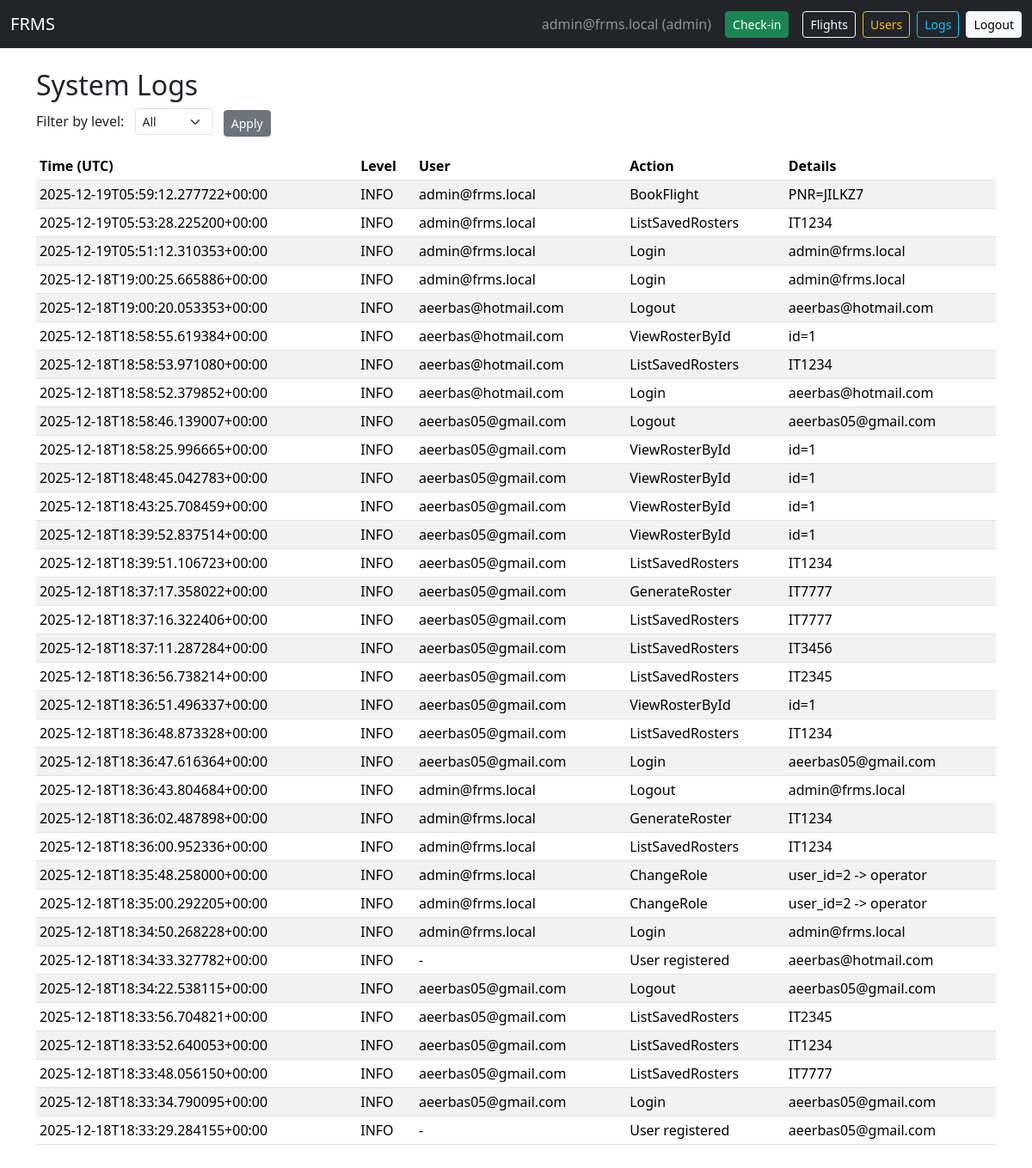
Before: /admin/logs (signed in) with the older database file.
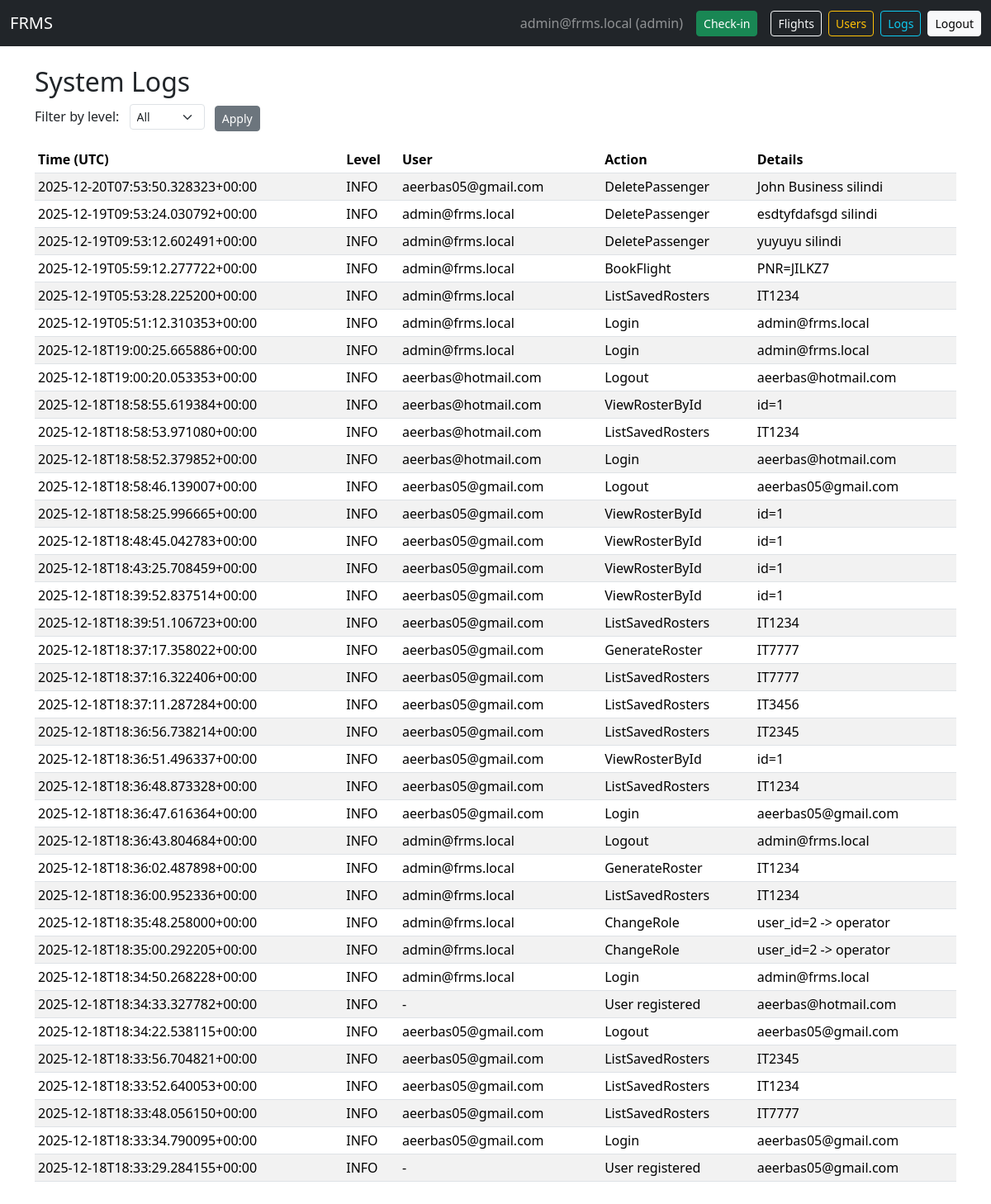
After: the same page with the newer database file.
### tables this page shows
CREATE TABLE users (
            id INTEGER PRIMARY KEY AUTOINCREMENT,
            email TEXT UNIQUE NOT NULL,
            password_hash TEXT NOT NULL,
            role TEXT NOT NULL DEFAULT 'viewer'  -- admin, operator, viewer
        );

CREATE TABLE logs (
            id INTEGER PRIMARY KEY AUTOINCREMENT,
            timestamp TEXT NOT NULL,
            user_email TEXT,
            level TEXT NOT NULL,
            action TEXT NOT NULL,
            details TEXT
        );

### app.py (the view)
@app.route("/admin/logs")
@login_required(role="admin")
def view_logs():
    db = get_db()
    level = request.args.get("level")
    sql = "SELECT * FROM logs WHERE level=? ORDER BY timestamp DESC LIMIT 200" if level else "SELECT * FROM logs ORDER BY timestamp DESC LIMIT 200"
    logs = db.execute(sql, (level,) if level else ()).fetchall()
    return render_template("logs.html", user=current_user(), logs=logs, level=level)

### app.py (called while the page is built)
def get_db():
    if "db" not in g:
        g.db = sqlite3.connect(DATABASE)
        g.db.row_factory = sqlite3.Row
    return g.db

def current_user():
    if "user_id" not in session: return None
    return get_db().execute("SELECT * FROM users WHERE id = ?", (session["user_id"],)).fetchone()

def login_required(role=None):
    from functools import wraps
    def decorator(func):
        @wraps(func)
        def wrapper(*args, **kwargs):
            user = current_user()
            if user is None:
                flash("Please log in first.", "warning")
                return redirect(url_for("login", next=request.path))
            if role and user["role"] != role:
                flash("Unauthorized.", "danger")
                return redirect(url_for("dashboard"))
            return func(*args, **kwargs)
        return wrapper
    return decorator

### templates/logs.html (shortened to what this page needs)
{% extends "base.html" %}
{% block content %}
<h2>System Logs</h2>
<form method="get" class="mb-3">
  <label class="form-label me-2">Filter by level:</label>
  <select name="level" class="form-select form-select-sm d-inline-block w-auto me-2">
    <option value="">All</option>
  </select>
  <button class="btn btn-sm btn-secondary">Apply</button>
</form>
<div class="table-responsive">
  <table class="table table-sm table-striped">
    <thead>
      <tr>
        <th>Time (UTC)</th>
        <th>Level</th>
        <th>User</th>
        <th>Action</th>
        <th>Details</th>
      </tr>
    </thead>
    <tbody>
      {% for log in logs %}
      <tr>
        <td>{{ log['timestamp'] }}</td>
        <td>{{ log['level'] }}</td>
        <td>{{ log['user_email'] or '-' }}</td>
        <td>{{ log['action'] }}</td>
        <td>{{ log['details'] }}</td>
      </tr>
      {% endfor %}
    </tbody>
  </table>
</div>
{% endblock %}

### templates/base.html (shortened to what this page needs)
<!doctype html>
<html lang="en">
<head>
  <link href="https://cdn.jsdelivr.net/npm/bootstrap@5.3.2/dist/css/bootstrap.min.css" rel="stylesheet">
</head>
<body>
  <nav class="navbar navbar-expand-lg navbar-dark bg-dark mb-4">
    <div class="container-fluid">
      <a class="navbar-brand" href="{{ url_for('home') }}">FRMS</a>
      <div class="d-flex align-items-center">
        {% if user %}
        <span class="navbar-text me-3 text-white-50">{{ user['email'] }} ({{ user['role'] }})</span>
        <a class="btn btn-success btn-sm me-3" href="{{ url_for('checkin') }}">Check-in</a>
        <a class="btn btn-outline-light btn-sm me-2" href="{{ url_for('flight_search') }}">Flights</a>
        {% if user['role'] == 'admin' %}
        <a class="btn btn-outline-warning btn-sm me-2" href="{{ url_for('manage_users') }}">Users</a>
        <a class="btn btn-outline-info btn-sm me-2" href="{{ url_for('view_logs') }}">Logs</a>
        {% endif %}
        <a class="btn btn-light btn-sm" href="{{ url_for('logout') }}">Logout</a>
        {% else %}
        <a class="btn btn-outline-light btn-sm me-2" href="{{ url_for('login') }}">Login</a>
        <a class="btn btn-light btn-sm" href="{{ url_for('register') }}">Register</a>
        {% endif %}
      </div>
    </div>
  </nav>
  <div class="container mb-5">
    {% block content %}{% endblock %}
  </div>
</body>
</html>

Changed rows visible on the page:
added logs: timestamp "2025-12-20T07:53:50.328323+00:00", level "INFO", user_email "aeerbas05@gmail.com", action "DeletePassenger", details "John Business silindi"
added logs: timestamp "2025-12-19T09:53:24.030792+00:00", level "INFO", user_email "admin@frms.local", action "DeletePassenger", details "esdtyfdafsgd silindi"
added logs: timestamp "2025-12-19T09:53:12.602491+00:00", level "INFO", user_email "admin@frms.local", action "DeletePassenger", details "yuyuyu silindi"
